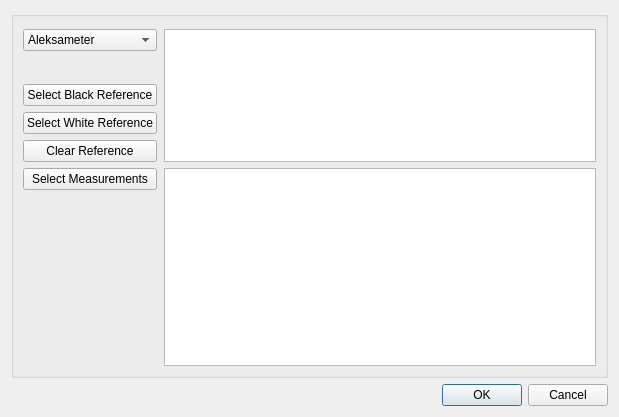
<?xml version="1.0" encoding="UTF-8"?>
<ui version="4.0">
 <class>Dialog_import</class>
 <widget class="QDialog" name="Dialog_import">
  <property name="geometry">
   <rect>
    <x>0</x>
    <y>0</y>
    <width>619</width>
    <height>417</height>
   </rect>
  </property>
  <property name="windowTitle">
   <string>Dialog</string>
  </property>
  <layout class="QGridLayout" name="gridLayout">
   <item row="1" column="0">
    <widget class="QGroupBox" name="groupBox_import">
     <property name="title">
      <string/>
     </property>
     <property name="flat">
      <bool>false</bool>
     </property>
     <layout class="QGridLayout" name="gridLayout_3" rowstretch="0,0,0,0,0,0,0,0,0,0,0,0,0" rowminimumheight="0,0,0,3,3,3,3,3,0,0,0,0,0">
      <property name="horizontalSpacing">
       <number>7</number>
      </property>
      <item row="8" column="0">
       <widget class="QPushButton" name="pushButton_black">
        <property name="text">
         <string>Select Black Reference</string>
        </property>
       </widget>
      </item>
      <item row="12" column="1">
       <widget class="QListView" name="listView_import_file">
        <property name="movement">
         <enum>QListView::Movement::Free</enum>
        </property>
        <property name="isWrapping" stdset="0">
         <bool>false</bool>
        </property>
        <property name="resizeMode">
         <enum>QListView::ResizeMode::Fixed</enum>
        </property>
        <property name="layoutMode">
         <enum>QListView::LayoutMode::SinglePass</enum>
        </property>
       </widget>
      </item>
      <item row="4" column="0">
       <widget class="QComboBox" name="comboBox_equp">
        <property name="sizePolicy">
         <sizepolicy hsizetype="Preferred" vsizetype="Fixed">
          <horstretch>0</horstretch>
          <verstretch>0</verstretch>
         </sizepolicy>
        </property>
        <item>
         <property name="text">
          <string>Aleksameter</string>
         </property>
        </item>
        <item>
         <property name="text">
          <string>Generic</string>
         </property>
        </item>
       </widget>
      </item>
      <item row="10" column="0">
       <widget class="QPushButton" name="pushButton_clear_ref">
        <property name="minimumSize">
         <size>
          <width>0</width>
          <height>0</height>
         </size>
        </property>
        <property name="text">
         <string>Clear Reference</string>
        </property>
       </widget>
      </item>
      <item row="4" column="1" rowspan="7">
       <widget class="QGraphicsView" name="view_spec"/>
      </item>
      <item row="9" column="0">
       <widget class="QPushButton" name="pushButton_white">
        <property name="text">
         <string>Select White Reference</string>
        </property>
       </widget>
      </item>
      <item row="12" column="0" alignment="Qt::AlignmentFlag::AlignTop">
       <widget class="QPushButton" name="pushButton_select_data">
        <property name="sizePolicy">
         <sizepolicy hsizetype="Preferred" vsizetype="Fixed">
          <horstretch>0</horstretch>
          <verstretch>0</verstretch>
         </sizepolicy>
        </property>
        <property name="text">
         <string>Select Measurements</string>
        </property>
       </widget>
      </item>
     </layout>
    </widget>
   </item>
   <item row="3" column="0">
    <widget class="QDialogButtonBox" name="buttonBox_import">
     <property name="font">
      <font>
       <family>.AppleSystemUIFont</family>
      </font>
     </property>
     <property name="standardButtons">
      <set>QDialogButtonBox::StandardButton::Cancel|QDialogButtonBox::StandardButton::Ok</set>
     </property>
    </widget>
   </item>
  </layout>
 </widget>
 <resources/>
 <connections/>
</ui>
